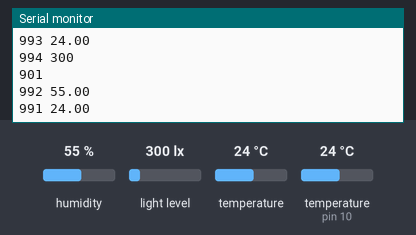
Simulated run of this sketch. Board: Arduino Uno, built with avr-gcc and run on an emulated ATmega328P. Parts: the last lines printed to the serial monitor. Wiring (inferred from the names in the program): BH1750 light sensor at I2C address 0x23. The inputs (shaded band) are chosen by the test bench; at power-on: humidity 55 %, temperature (sensor on pin 10) 24 °C, light level 300 lx, temperature 24 °C.

Above: at 2.6 s.
2.7 s: humidity set to 22 %
At 2.7 s:
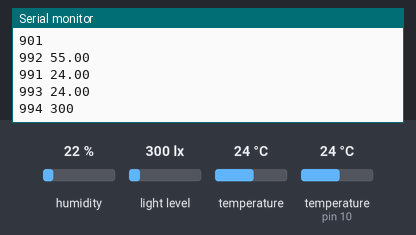
5.2 s: temperature (sensor on pin 10) set to 12 °C
At 6.5 s:
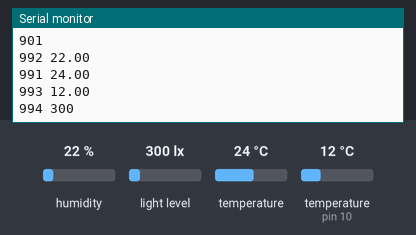
7.7 s: light level set to 40 lx
At 8.8 s:
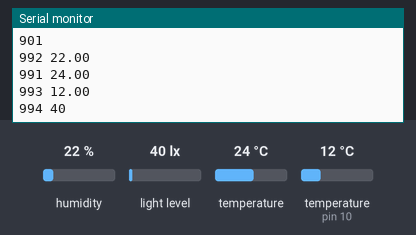
10.2 s: temperature (sensor 0) set to 12 °C
At 12.5 s:
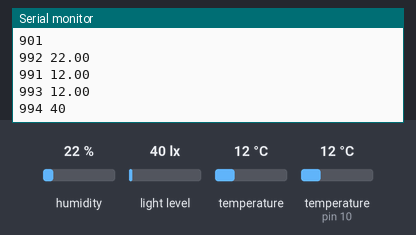
12.7 s: temperature (sensor on pin 10) set to 19 °C
At 14.3 s:
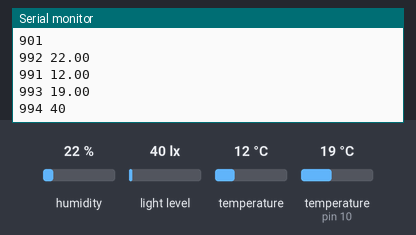
Timing chart, 0 to 15.8 s (numbered marks = the images above; inputs shaded):
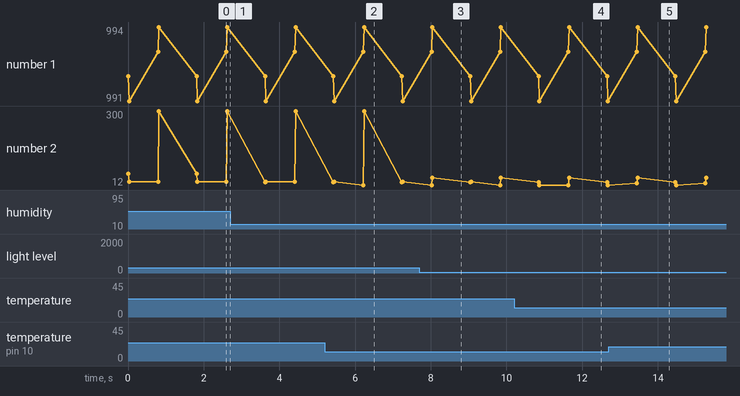

Measured:
- after the input at 5.2 s, the serial monitor: prints a new line after 1.0 s (image 2)
- after the input at 7.7 s, the serial monitor: prints a new line after 0.34 s (image 3)
- after the input at 10.2 s, the serial monitor: prints a new line after 0.67 s (image 4)
- after the input at 12.7 s, the serial monitor: prints a new line after 0.75 s (image 5)
- plotted number 2: 24 → 40 after the input at 7.7 s

The sketch:

WLM_0.1.ino
```cpp
////////////////////////////////////////
//                                    //
//    WLM's system　version_1         //
//    Responsible person　maitake     //
//                                    //
////////////////////////////////////////

const int Arduino_num = 901;
const int atm_temp = 991;
const int hum = 992;
const int wat_temp = 993;
const int lx = 994;

/////////ライブラリ////////////
#include <Adafruit_Si7021.h>
#include <OneWire.h>
#include <DallasTemperature.h>
#include <Wire.h>
///////////////////////////////////


/////各変数の宣言（温湿度、水温、照度の順）///////////////////////////////
Adafruit_Si7021 sensor = Adafruit_Si7021();

#define ONE_WIRE_BUS 10 // データ(黄)で使用するポート番号
#define SENSER_BIT 12      // 精度の設定bit(9から12までできる)
OneWire oneWire(ONE_WIRE_BUS);
DallasTemperature sensors(&oneWire);

int BH1750_address = 0x23; // i2c Addresse(OPEN or connecting to GND)
//int BH1750_address = 0x5c; // i2c Addresse(connecting to Vcc)
byte buff[2];
///////////////////////////////////////////////////////////////////////


void setup() {
  //共通設定////////
  Serial.begin(9600);
  ////

  //水温センサの
  sensors.setResolution(SENSER_BIT);
  ////

  //照度センサの/////
  Wire.begin();
  BH1750_Init(BH1750_address);
  pinMode(A4,INPUT);
  pinMode(A5, OUTPUT);
  /////
}

void loop() {
  Serial.println(Arduino_num);
  temp_and_hom();
  water_temp();
  ilmi();
  Serial.println("");
  delay(1000);

}

void temp_and_hom(){
  Serial.print(hum);
  Serial.print(" "); //実験用
  Serial.println(sensor.readHumidity(), 2);
  Serial.print(atm_temp);
  Serial.print(" "); //実験用
  Serial.println(sensor.readTemperature(), 2);
}

void water_temp(){
  sensors.requestTemperatures();// 温度取得要求
  Serial.print(wat_temp);
  Serial.print(" "); //実験用
  Serial.println(sensors.getTempCByIndex(0)); //温度の取得&シリアル送信
}

void ilmi(){
  float valf=0;

  if(BH1750_Read(BH1750_address)==2){

    valf=((buff[0]<<8)|buff[1])/1.2;

    if(valf<0){
      Serial.print("> 65535");
    }
    else{
      Serial.print(lx);
      Serial.print(" "); //実験用
      Serial.println((int)valf,DEC);
    }

  }
}


void BH1750_Init(int address){

  Wire.beginTransmission(address);
  Wire.write(0x10); // 1 [lux] aufloesung
  Wire.endTransmission();
}

byte BH1750_Read(int address){

  byte i=0;
  Wire.beginTransmission(address);
  Wire.requestFrom(address, 2);
  while(Wire.available()){
    buff[i] = Wire.read();
    i++;
  }
  Wire.endTransmission();
  return i;
}
```
